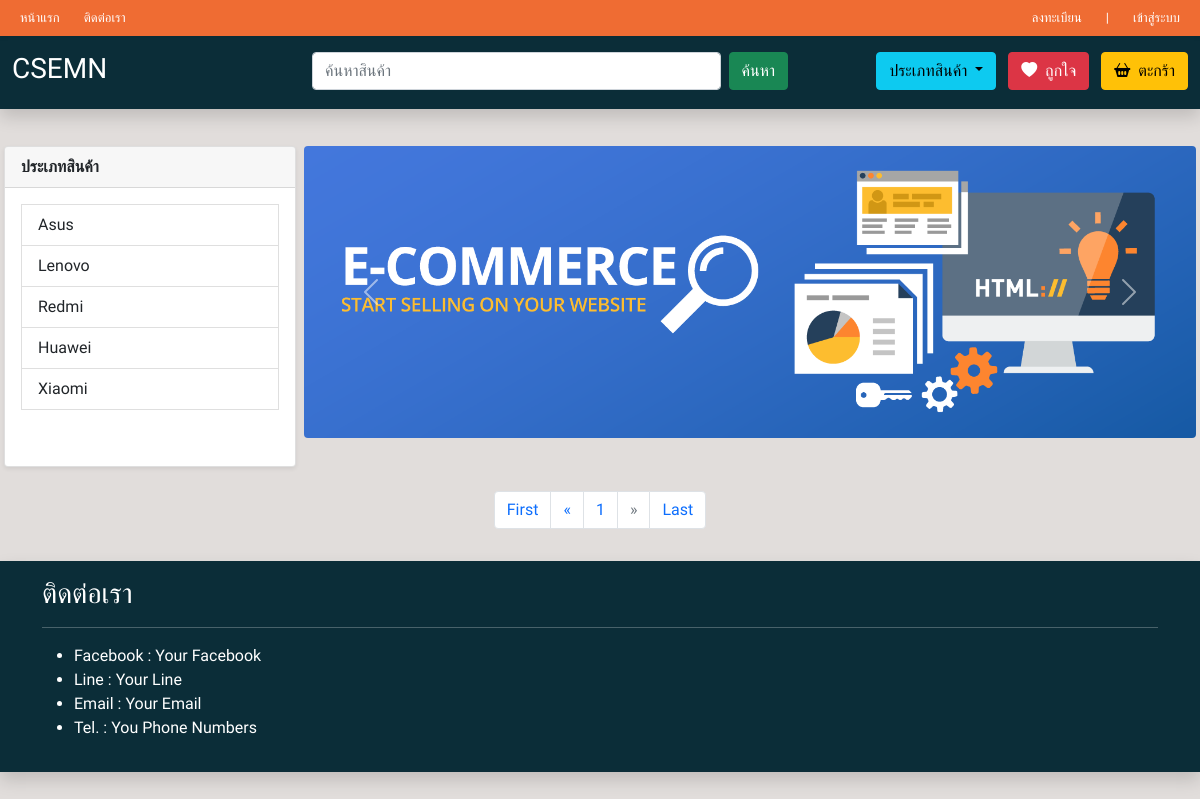
Page /pages/main/?page=2 on the committed database.
### tables this page shows
CREATE TABLE `categories` (
  `id` int(2) NOT NULL,
  `category` varchar(50) NOT NULL
);

CREATE TABLE `banners` (
  `id` int(2) NOT NULL,
  `banner` text NOT NULL
);

### pages/includes/categories.php (called while the page is built)
<?php require_once('../../services/categories/categories.php') ?>

### services/categories/categories_navbar_bottom.php (the view, shortened to what this page needs)
<?php
try {
    $stmt_categories = $connect->prepare("SELECT * FROM categories ORDER BY id ASC");
    $stmt_categories->execute();
    $categories = $stmt_categories->fetchAll();
} catch (PDOException $e) {
    echo "เกิดข้อผิดพลาด : " . $e->getMessage();
    exit();
}
?>

### pages/includes/banners.php (called while the page is built)
<?php require_once('../../services/banners/banners.php') ?>

### services/categories/categories_navbar_bottom.php (the view)
<?php
try {
    $stmt_categories = $connect->prepare("SELECT * FROM categories ORDER BY id ASC");
    $stmt_categories->execute();
    $categories = $stmt_categories->fetchAll();
} catch (PDOException $e) {
    echo "เกิดข้อผิดพลาด : " . $e->getMessage();
    exit();
}
foreach ($categories as $c) {
?>
    <a href="?c=<?= $c['id'] ?>&category=<?= $c['category'] ?>" class="list-group-item list-group-item-action"><?= $c['category'] ?></a>
<?php
}
?>

### services/categories/categories.php
<?php
try {
    $stmt_categories = $connect->prepare("SELECT * FROM categories ORDER BY id ASC");
    $stmt_categories->execute();
    $categories = $stmt_categories->fetchAll();
} catch (PDOException $e) {
    echo "เกิดข้อผิดพลาด : " . $e->getMessage();
    exit();
}
?>
<div class="category-list col-12 col-md-3 px-1">
    <div class="card shadow-sm">
        <div class="card-header">
            <strong>ประเภทสินค้า</strong>
        </div>
        <div class="category-list-item card-body">
            <?php
            foreach ($categories as $c) {
            ?>
                <a href="?c=<?= $c['id'] ?>&category=<?= $c['category'] ?>" class="category-item list-group-item list-group-item-action"><?= $c['category'] ?></a>
            <?php
            }
            ?>
        </div>
    </div>
</div>

### services/banners/banners.php (shortened to what this page needs)
<?php
try {
    $stmt_banners = $connect->prepare("SELECT * FROM banners ORDER BY id ASC");
    $stmt_banners->execute();
    $banners = $stmt_banners->fetchAll();
} catch (PDOException $e) {
    echo "เกิดข้อผิดพลาด : " . $e->getMessage();
    exit();
}
?>
<div class="col-12 col-md-9 px-1">
    <div id="bannerPage" class="carousel slide" data-bs-ride="carousel">
        <div class="carousel-inner">
            <div class="carousel-item active">
                <img src="../../admin/uploads/banners/<?= $banners[0]['banner'] ?>" class="d-block w-100 rounded">
            </div>
        </div>
        <button class="carousel-control-prev" type="button" data-bs-target="#bannerPage" data-bs-slide="prev">
            <span class="carousel-control-prev-icon" aria-hidden="true"></span>
        </button>
        <button class="carousel-control-next" type="button" data-bs-target="#bannerPage" data-bs-slide="next">
            <span class="carousel-control-next-icon" aria-hidden="true"></span>
        </button>
    </div>
</div>

### assets/css/style.css (style rules this page uses)
* { font-family: 'Kanit', sans-serif; margin: 0; padding: 0; box-sizing: border-box; }
body { background-color: #E1DDDB; }
.category-list-item { height: 278px; overflow-y: auto; }

### rows in the picture
categories: category "Asus"
categories: category "Lenovo"
categories: category "Redmi"
categories: category "Huawei"
categories: category "Xiaomi"
banners: banner (picture)
